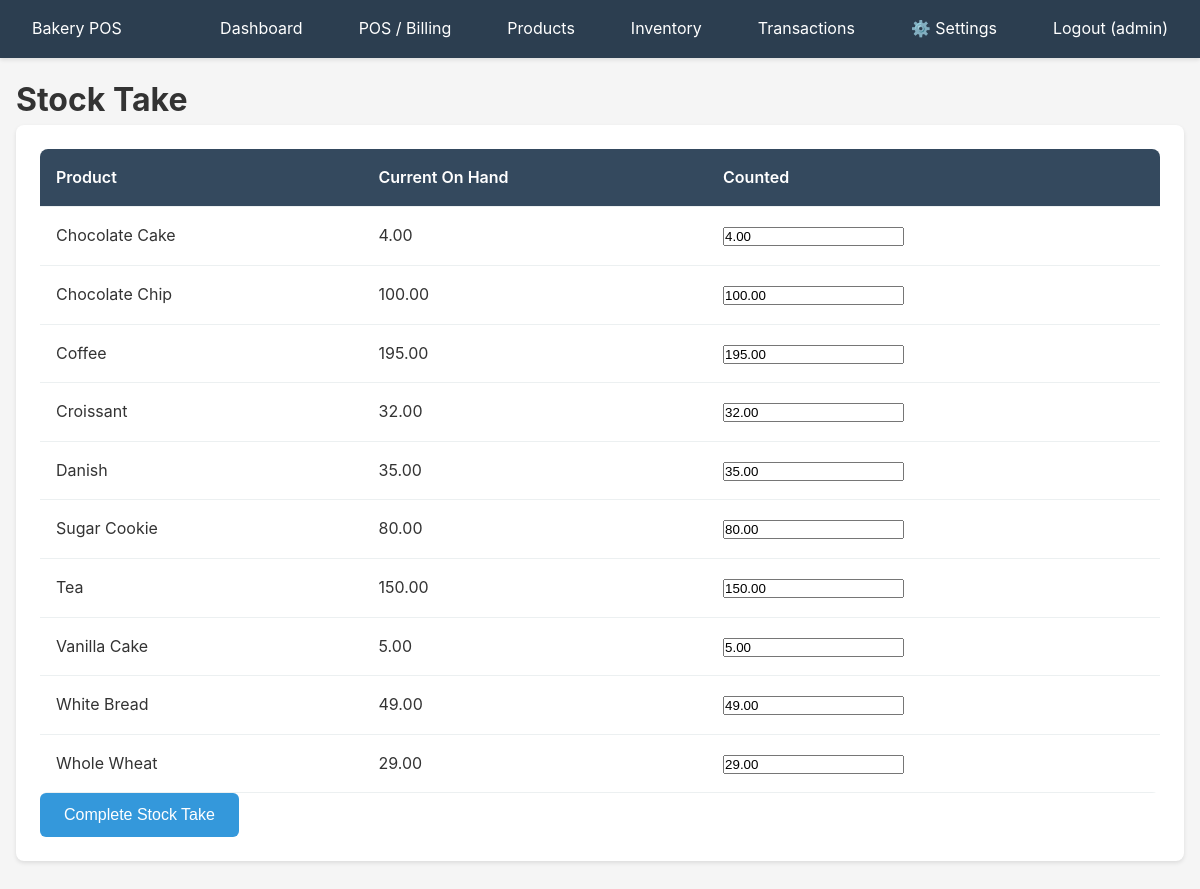
Page /inventory/stocktake (signed in) on the committed database.
### app/models/user.py (models this page shows)
class User(Base):
    __tablename__ = "users"
    id = Column(Integer, primary_key=True, index=True)
    username = Column(String(50), unique=True, nullable=False, index=True)
    email = Column(String(100), unique=True, nullable=False, index=True)
    password_hash = Column(String(255), nullable=False)
    role_id = Column(Integer, ForeignKey("roles.id"), nullable=False)
    is_active = Column(Boolean, default=True)
    created_at = Column(DateTime(timezone=True), server_default=func.now())
    role = relationship("Role", back_populates="users")
    sales = relationship("Sale", back_populates="cashier")
    shifts = relationship("Shift", back_populates="cashier")
    batches = relationship("Batch", back_populates="user")

### app/models/product.py (models this page shows)
class Product(Base):
    __tablename__ = "products"
    id = Column(Integer, primary_key=True, index=True)
    sku = Column(String(50), unique=True, nullable=False, index=True)
    name = Column(String(200), nullable=False)
    category_id = Column(Integer, ForeignKey("categories.id"), nullable=False)
    price = Column(Numeric(10, 2), nullable=False)
    cost = Column(Numeric(10, 2), default=0)
    taxable = Column(Boolean, default=True)
    custom_tax_rate = Column(Numeric(5, 4), nullable=True)  # Custom tax rate for this product (e.g., 0.15 for 15%)
    is_active = Column(Boolean, default=True)
    on_hand = Column(Numeric(10, 2), default=0)
    created_at = Column(DateTime(timezone=True), server_default=func.now())
    category = relationship("Category", back_populates="products")
    sale_lines = relationship("SaleLine", back_populates="product")

### app/routers/inventory.py (the view)
@router.get("/inventory/stocktake", response_class=HTMLResponse)
async def stocktake_page(
    request: Request,
    user_data: dict = Depends(require_role(["admin", "manager"])),
    db: Session = Depends(get_db)
):
    products = db.query(Product).filter(Product.is_active == True).order_by(Product.name).all()
    return templates.TemplateResponse(
        "inventory/stocktake.html",
        {"request": request, "user": user_data["user"], "products": products}
    )

### app/templates/inventory/stocktake.html (shortened to what this page needs)
{% extends "base.html" %}
{% block content %}
<h1>Stock Take</h1>
<div class="card">
    <form method="post" action="/inventory/stocktake">
        <table class="table">
            <thead>
                <tr>
                    <th>Product</th>
                    <th>Current On Hand</th>
                    <th>Counted</th>
                </tr>
            </thead>
            <tbody>
                {% for product in products %}
                <tr>
                    <td>{{ product.name }}</td>
                    <td>{{ product.on_hand }}</td>
                    <td>
                        <input type="number" name="count_{{ product.id }}" step="0.01" value="{{ product.on_hand }}">
                    </td>
                </tr>
                {% endfor %}
            </tbody>
        </table>
        <button type="submit" class="btn btn-primary">Complete Stock Take</button>
    </form>
</div>
{% endblock %}

### app/templates/base.html (shortened to what this page needs)
<!DOCTYPE html>
<html lang="en">
<head>
    <link rel="stylesheet" href="/static/css/style.css">
</head>
<body>
    {% if user %}
    <header class="no-print">
        <nav>
            <div>
                <a href="/dashboard">Bakery POS</a>
            </div>
            <ul>
                <li><a href="/dashboard">Dashboard</a></li>
                <li><a href="/pos/checkout">POS / Billing</a></li>
                <li><a href="/products">Products</a></li>
                <li><a href="/inventory">Inventory</a></li>
                <li><a href="/transactions/history">Transactions</a></li>
                {% if user.role.name == 'admin' %}
                <li><a href="/settings">⚙️ Settings</a></li>
                {% endif %}
                <li><a href="/logout">Logout ({{ user.username }})</a></li>
            </ul>
        </nav>
    </header>
    {% endif %}
    <main class="container">
        {% block content %}{% endblock %}
    </main>
</body>
</html>

### app/static/css/style.css (style rules this page uses)
* { margin: 0; padding: 0; box-sizing: border-box; }
body { font-family: -apple-system, BlinkMacSystemFont, 'Segoe UI', Roboto, Oxygen, Ubuntu, Cantarell, sans-serif; font-size: 16px; line-height: 1.6; color: #333; background-color: #f5f5f5; }
.container { max-width: 1400px; margin: 0 auto; padding: 1rem; }
header { background-color: #2c3e50; color: white; padding: 1rem 0; box-shadow: 0 2px 4px rgba(0,0,0,0.1); position: sticky; top: 0; z-index: 9999; width: 100%; }
nav { display: flex; justify-content: space-between; align-items: center; padding: 0 1rem; }
nav ul { list-style: none; display: flex; gap: 1.5rem; flex-wrap: wrap; }
nav a { color: white; text-decoration: none; padding: 0.5rem 1rem; border-radius: 4px; transition: background-color 0.2s; }
.btn { display: inline-block; padding: 0.75rem 1.5rem; font-size: 1rem; border: none; border-radius: 6px; cursor: pointer; text-decoration: none; text-align: center; transition: all 0.2s; min-height: 44px; min-width: 44px; }
.btn-primary { background-color: #3498db; color: white; }
.card { background: white; border-radius: 8px; padding: 1.5rem; margin-bottom: 1.5rem; box-shadow: 0 2px 4px rgba(0,0,0,0.1); }
.table { width: 100%; border-collapse: collapse; background: white; border-radius: 8px; overflow: hidden; }
.table th, .table td { padding: 1rem; text-align: left; border-bottom: 1px solid #ecf0f1; }
.table th { background-color: #34495e; color: white; font-weight: 600; }

### rows in the picture
User: username "admin"
Product: name "Chocolate Cake", on_hand "4.00"
Product: name "Chocolate Chip", on_hand "100.00"
Product: name "Coffee", on_hand "195.00"
Product: name "Croissant", on_hand "32.00"
Product: name "Danish", on_hand "35.00"
Product: name "Sugar Cookie", on_hand "80.00"
Product: name "Tea", on_hand "150.00"
Product: name "Vanilla Cake", on_hand "5.00"
Product: name "White Bread", on_hand "49.00"
Product: name "Whole Wheat", on_hand "29.00"
